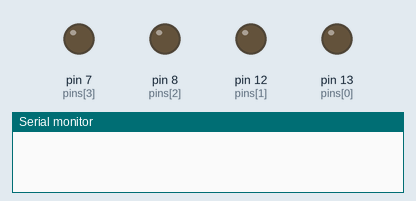
Bench run of a sketch on a simulated Arduino Uno, built with avr-gcc and run on an emulated ATmega328P. Shown: output pins drawn as LEDs (lit = HIGH), the last lines printed to the serial monitor.

Above: at 0.5 s.
At 2.9 s:
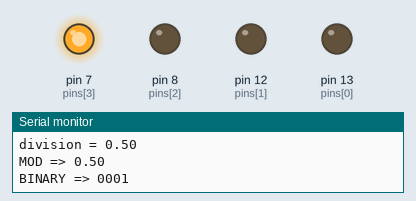
At 4.6 s:
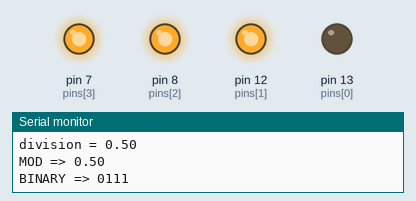
At 6.5 s:
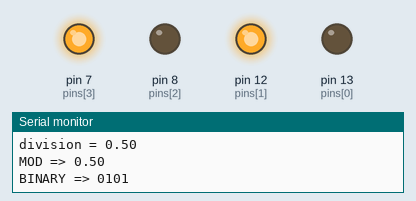
At 9.6 s:
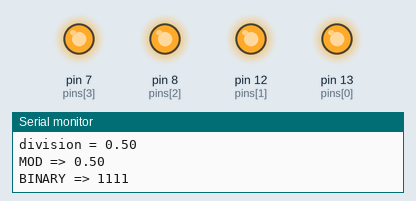
At 12.2 s:
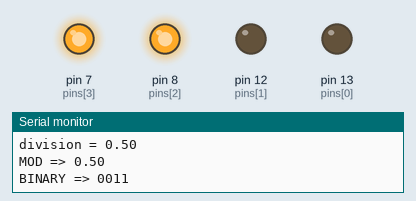
Timing chart, 0 to 12.9 s (numbered marks = the images above):
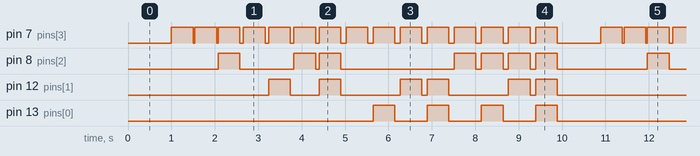

The sketch:

Binary_Counter.ino
```cpp
#include <math.h>
#include <string.h>

using namespace std;

int pins[4] = { 13, 12, 8,7};

double dmod(double x, double y) {
    return x - (int)(x / y) * y;
}

String decimalToBinary(double n) {
    double k = n;
    String r = "";

    while (k != 0) {
        double division = k / 2;

        Serial.println("k = " + String(k));
        Serial.println("division = " + String(division));
        Serial.println("MOD => " + String(dmod(division, 1)));
    if (dmod(division, 1)!=0) {
            k = int(division);
            r = r + "1";
        }
        else {
            k = division;
            r = r + "0";
        }
    }

    while (r.length() < 4) {
        r = "0" + r;
        }

    return r;
}

void setup() {
    Serial.begin(9600);
    for (int i=0; i<=3; i++){
        pinMode(pins[i], OUTPUT);
    }
}


void loop() {
    delay(1000);

    for (double i = 1; i <= 15.0; i++) {
        Serial.println(i);

        String binary = decimalToBinary(i);
        Serial.println("BINARY => "+ binary);

        for (int k = 0; k <= binary.length(); k++) {
            if (binary[k] == '1') {
                digitalWrite(pins[k], HIGH);
            }
        }

        delay(500);
        for (int i = 0; i <= 3; i++) {
            digitalWrite(pins[i], LOW);
        }
    }
}
```

Measured:
- by itself, pin 7 (pins[3]): moves between LOW and HIGH, repeating every 9.9 s
- by itself, pin 13 (pins[0]): repeats every 9.9 s: 3 × (LOW 0.75 s, HIGH 0.50 s), LOW 5.6 s, HIGH 0.50 s
- by itself, pin 8 (pins[2]): repeats every 9.9 s: LOW 1.2 s, HIGH 0.50 s, LOW 0.08 s, HIGH 0.50 s, LOW 2.6 s, 3 × (HIGH 0.50 s, LOW 0.12 s), HIGH 0.50 s, LOW 2.1 s, HIGH 0.50 s
- by itself, pin 12 (pins[1]): repeats every 9.9 s: LOW 0.66 s, HIGH 0.50 s, LOW 1.4 s, HIGH 0.50 s, LOW 0.12 s, HIGH 0.50 s, LOW 1.4 s, HIGH 0.50 s, LOW 0.12 s, HIGH 0.50 s, LOW 3.2 s, HIGH 0.50 s
